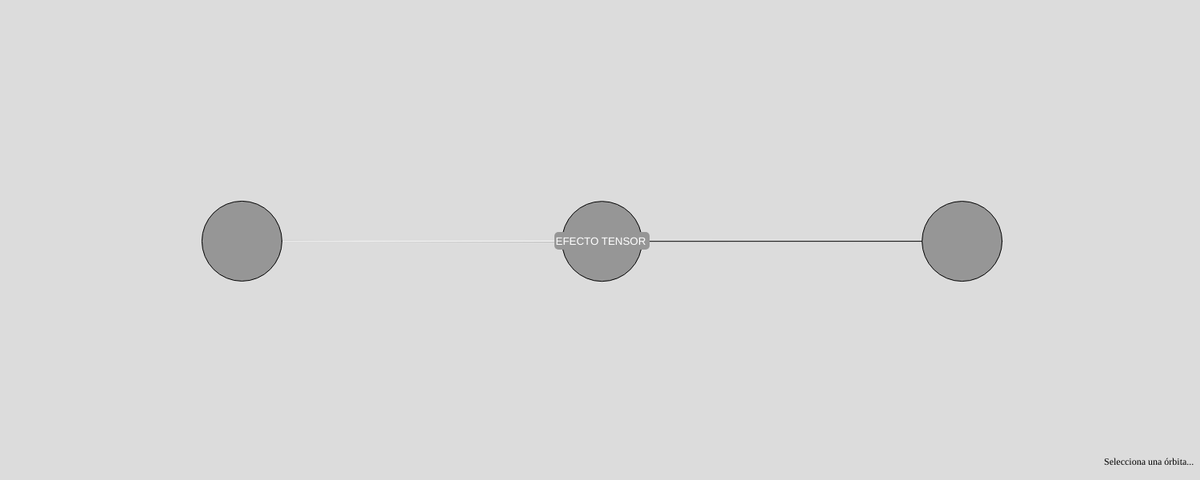
Frame 1 (no input)
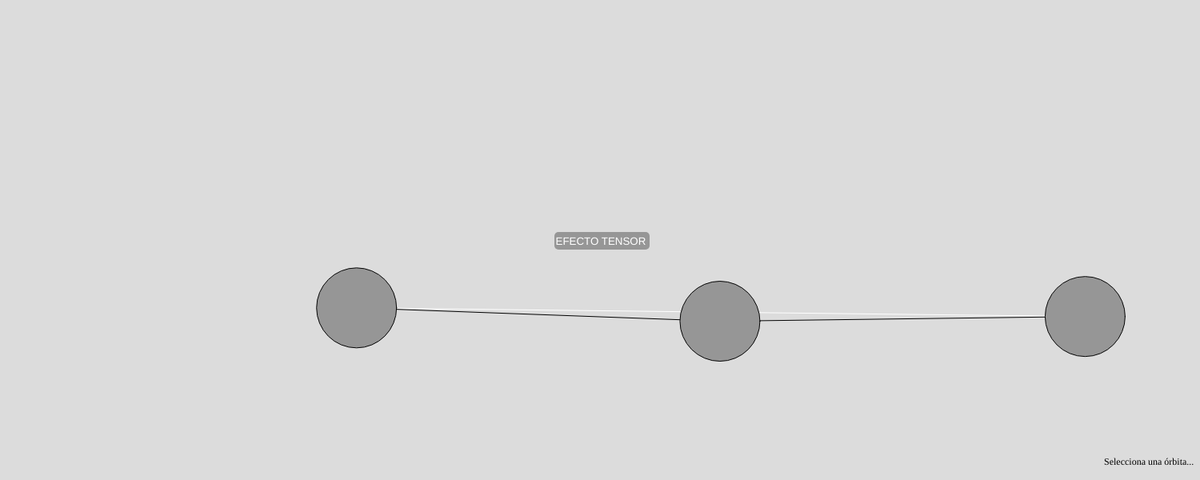
Frame 60 (no input)
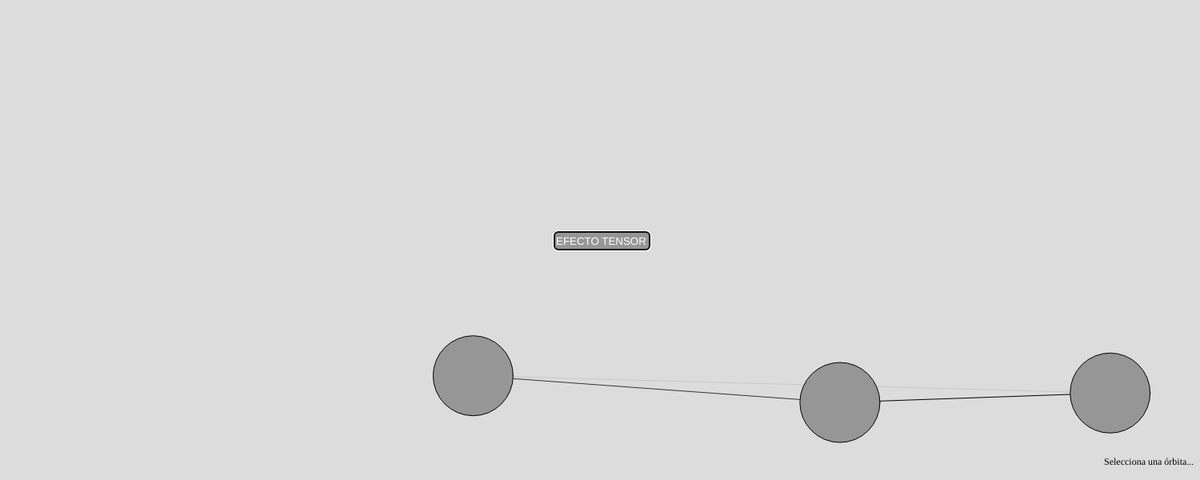
Frame 120 (the mouse pressed at the canvas centre since frame 60)

The p5.js sketch that drew these frames (run headless with seeded random() and noise() and a simulated clock; from frame 60 on, the mouse is pressed at the canvas centre):

// p5.js sketch
// ── sketch.js
let circles = [];
let shortestDistance = Infinity;
let longestDistance = 0;

let textBox;
let textBoxWidth = 115; // Anchura del cuadro de texto
let textBoxHeight = 20; // Altura del cuadro de texto
let dragging = false;
let offsetX, offsetY;

function setup() {
  createCanvas(1500, 600); // Ancho y alto convencionales para un sitio web

  // Crear tres círculos y establecer su centro como origen
  circles.push(new Element(width * 0.2, height / 2));
  circles.push(new Element(width * 0.5, height / 2));
  circles.push(new Element(width * 0.8, height / 2));

  // Crear el cuadro de texto
  textBox = createInput();
  textBox.position(width / 2 - textBoxWidth / 2, height / 2 - textBoxHeight / 2); // Centro del canvas
  textBox.size(textBoxWidth, textBoxHeight);
  textBox.value("EFECTO TENSOR"); // Establecer el texto fijo dentro del cuadro
  textBox.attribute("readonly", true); // Hacer el cuadro de texto de solo lectura
  textBox.style("background-color", "#969696"); // Color de fondo similar a los círculos
  textBox.style("color", "#FFFFFF"); // Color de texto
  textBox.style("border", "none");
  textBox.style("border-radius", "5px");
  textBox.mousePressed(startDragging);
  textBox.mouseReleased(stopDragging);
  
  // Crear el texto negro en la esquina inferior derecha
  let customText = createDiv("Selecciona una órbita...");
  customText.position(width - 120, height - 30);
  customText.style("color", "#000000"); // Color de texto negro
  customText.style("font-size", "12px"); // Tamaño de fuente pequeño
}

function draw() {
  background(220);

  // Mover los elementos y dibujar la línea entre los centros de los círculos
  for (let circle of circles) {
    if (!circle.popped) {
      circle.move();
    } else {
      // Si el círculo está estallado, verificar si ha pasado suficiente tiempo para reaparecer
      let elapsedTime = millis() - circle.popStartTime;
      if (elapsedTime >= circle.appearDuration) {
        circle.reappear(); // Llamar al método reappear en el círculo
      }
    }
  }

  // Verificar colisiones entre el cuadro de texto y los círculos
  for (let circle of circles) {
    if (!circle.popped && dragging) {
      let d = dist(
        textBox.position().x + textBoxWidth / 2,
        textBox.position().y + textBoxHeight / 2,
        circle.x,
        circle.y
      );
      if (d < circle.radius + 0.5 * min(textBoxWidth, textBoxHeight)) {
        circle.speedX *= -1;
        circle.speedY *= -1;
      }
    }
  }

  // Calcular y dibujar la línea entre los centros de los círculos
  for (let i = 0; i < circles.length; i++) {
    for (let j = i + 1; j < circles.length; j++) {
      let d = dist(circles[i].x, circles[i].y, circles[j].x, circles[j].y);
      if (d < shortestDistance) {
        shortestDistance = d;
      }
      if (d > longestDistance) {
        longestDistance = d;
      }
      stroke(
        lerpColor(color(0), color(255), map(d, shortestDistance, longestDistance, 0, 1))
      );
      line(circles[i].x, circles[i].y, circles[j].x, circles[j].y);
    }
  }

  // Dibujar el cuadro de texto
  if (dragging) {
    fill(150);
    rect(textBox.position().x, textBox.position().y, textBoxWidth, textBoxHeight);
  }

  // Dibujar círculos después de las líneas para que estén en primer plano
  for (let circle of circles) {
    circle.display();
  }

  // Actualizar la posición del cuadro de texto si se está arrastrando
  if (dragging) {
    textBox.position(mouseX - offsetX, mouseY - offsetY);
  }
}

class Element {
  constructor(x, y) {
    this.x = x;
    this.y = y;
    this.radius = 50;
    this.originalRadius = this.radius;
    this.speedX = random(1, 3);
    this.speedY = random(1, 3);
    this.popped = false;
    this.popStartTime = 0;
    this.popDuration = 300; // Duración de la explosión
    this.appearDuration = 5000; // Duración de la reaparición
  }

  move() {
    if (!this.popped) {
      this.x += this.speedX;
      this.y += this.speedY;

      if (this.x > width - this.radius || this.x < this.radius) {
        this.speedX *= -1;
      }
      if (this.y > height - this.radius || this.y < this.radius) {
        this.speedY *= -1;
      }
    }
  }

  pop() {
    this.popped = true;
    this.radius += 10; // Agrandar el círculo al explotar
    this.popStartTime = millis();
  }

  reappear() {
    this.popped = false;
    this.radius = this.originalRadius; // Restaurar el tamaño original
  }

  display() {
    if (this.popped) {
      let elapsedTime = millis() - this.popStartTime;

      if (elapsedTime < this.popDuration) {
        let popFactor = map(elapsedTime, 0, this.popDuration, 1, 1.2);
        let currentRadius = this.radius * popFactor;
        fill(150);
        ellipse(this.x, this.y, currentRadius * 2);
      }
    } else {
      fill(150);
      ellipse(this.x, this.y, this.radius * 2);
    }
  }
}

function mousePressed() {
  for (let circle of circles) {
    let d = dist(mouseX, mouseY, circle.x, circle.y);
    if (d < circle.radius) {
      circle.pop(); // Llamar al método pop en el círculo
    }
  }
}

function startDragging() {
  dragging = true;
  offsetX = mouseX - textBox.position().x;
  offsetY = mouseY - textBox.position().y;
}

function stopDragging() {
  dragging = false;
}
